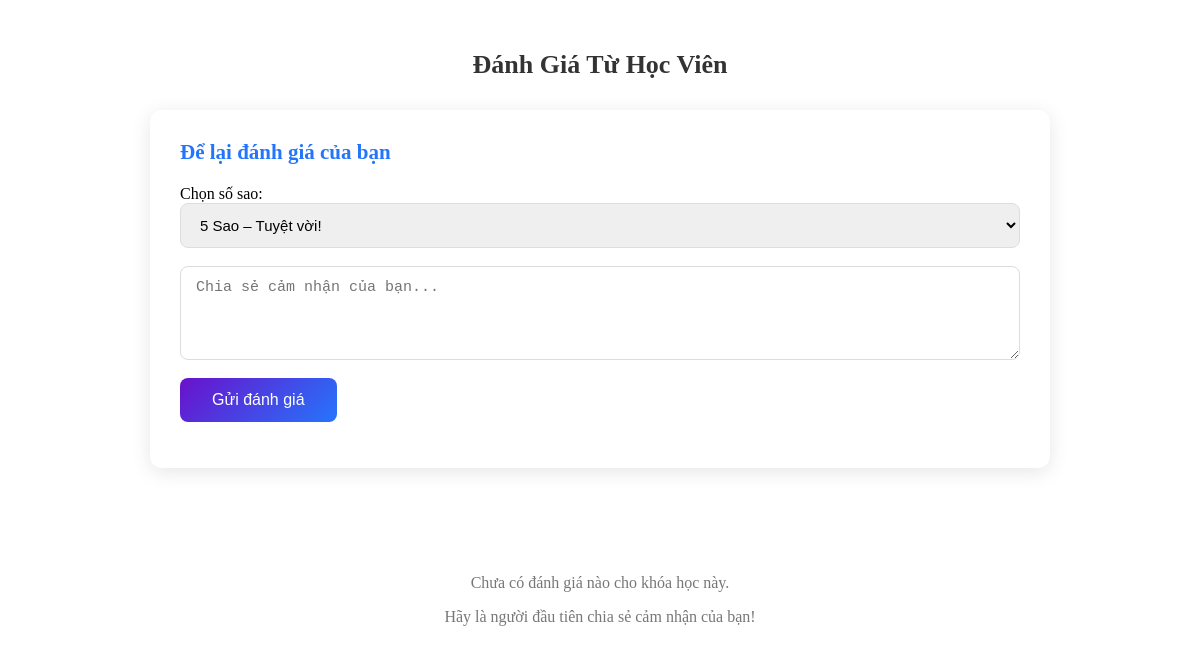
/review.php?id=1, run on an earlier commit of the app's database.
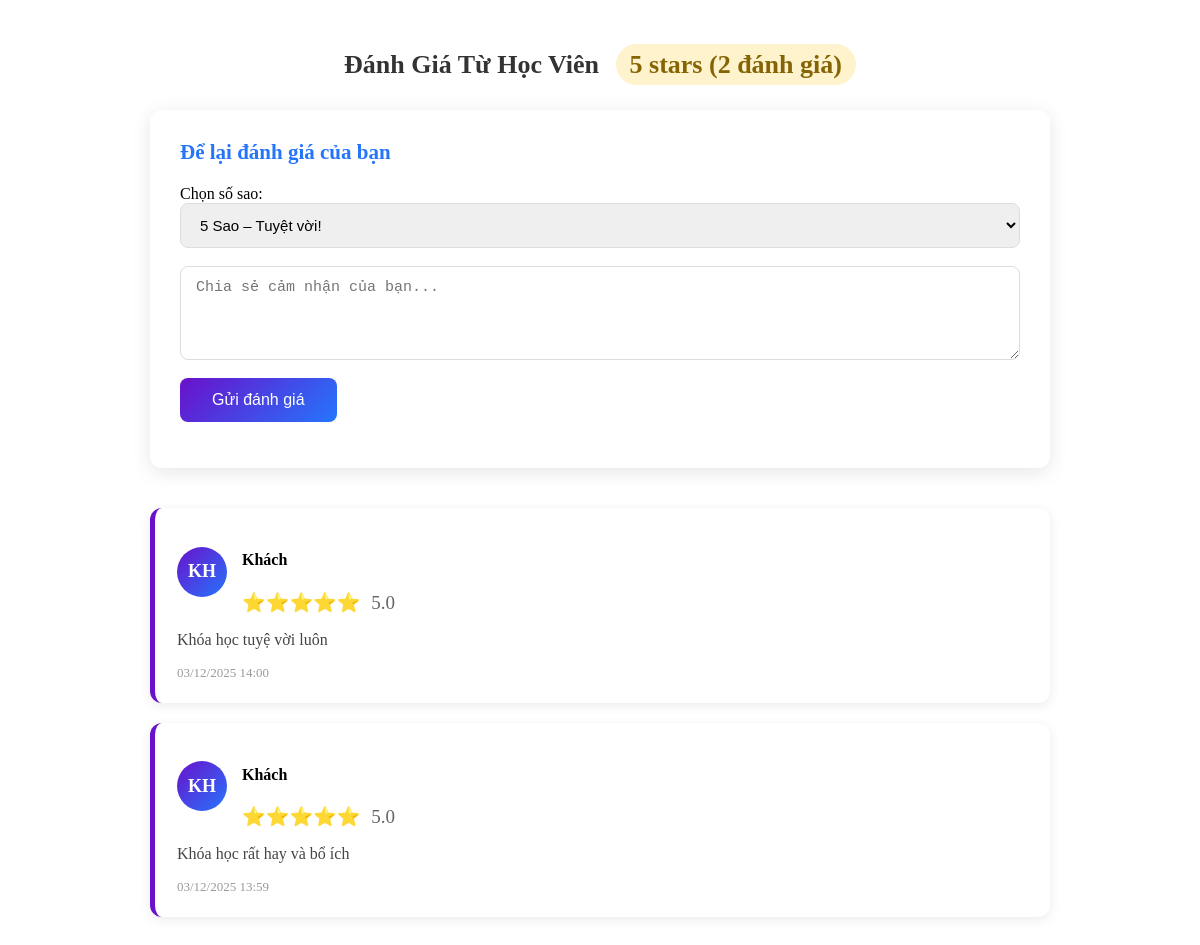
And on a later commit of the database.
### tables this page shows
CREATE TABLE `reviews` (
  `id` int(11) NOT NULL,
  `course_id` int(11) DEFAULT NULL,
  `user_id` int(11) DEFAULT NULL,
  `rating` int(11) DEFAULT NULL CHECK (`rating` between 1 and 5),
  `comment` text DEFAULT NULL,
  `ngay_tao` datetime DEFAULT current_timestamp()
);

### review.php (the view, shortened to what this page needs)
<?php
$db = (new Database())->connect();
$courseId = isset($_GET['id']) ? intval($_GET['id']) : 0;
$reviews = [];
$avgRating = 0;
$totalReviews = 0;
if ($courseId > 0) {
    $stmt = $db->prepare("SELECT * FROM reviews WHERE course_id = ? ORDER BY ngay_tao DESC");
    $stmt->bind_param("i", $courseId);
    $stmt->execute();
    $result = $stmt->get_result();
    while ($row = $result->fetch_assoc()) {
        $reviews[] = $row;
    }
    $totalReviews = count($reviews);
    if ($totalReviews > 0) {
        $sum = array_sum(array_column($reviews, 'rating'));
        $avgRating = round($sum / $totalReviews, 1);
    }
}
?>
<section class="reviews-section" id="reviews">
    <div class="reviews-container">
        <h2 class="section-title">
            Đánh Giá Từ Học Viên
            <?php if ($totalReviews > 0): ?>
                <span class="rating-summary">
                    <?= $avgRating ?> stars (<?= $totalReviews ?> đánh giá)
                </span>
            <?php endif; ?>
        </h2>
        <div class="review-form-card">
            <h3>Để lại đánh giá của bạn</h3>
            <form method="POST">
                <div class="form-group">
                    <label>Chọn số sao:</label>
                    <select name="so_sao" required>
                        <option value="5">5 Sao – Tuyệt vời!</option>
                    </select>
                </div>
                <div class="form-group">
                    <textarea name="noi_dung" rows="4" placeholder="Chia sẻ cảm nhận của bạn..." required></textarea>
                </div>
                <button type="submit" class="submit-review-btn">Gửi đánh giá</button>
            </form>
        </div>
        <div class="reviews-list">
            <?php if ($totalReviews > 0): ?>
                <?php foreach ($reviews as $r): ?>
                    <div class="review-card">
                        <div class="review-header">
                            <div class="reviewer-avatar">
                                <?= strtoupper(mb_substr($r['ten_nguoi_danh_gia'] ?? 'KH', 0, 2, 'UTF-8')) ?>
                            </div>
                            <div class="reviewer-info">
                                <h4><?= htmlspecialchars($_SESSION['username'] ?? 'Khách') ?></h4>
                               <div class="stars">
    <?php
        $rating = intval($r['rating']);
        echo str_repeat('⭐', $rating);
    ?>
    <span class="rating-text"><?= htmlspecialchars($r['rating']) ?>.0</span>
</div>
                            </div>
                        </div>
                        <p class="review-content"><?= nl2br(htmlspecialchars($r['comment'])) ?></p>
                        <small class="review-date"><?= date('d/m/Y H:i', strtotime($r['ngay_tao'])) ?></small>
                    </div>
                <?php endforeach; ?>
            <?php else: ?>
                <div class="no-reviews">
                    <p>Chưa có đánh giá nào cho khóa học này.</p>
                    <p>Hãy là người đầu tiên chia sẻ cảm nhận của bạn!</p>
                </div>
            <?php endif; ?>
        </div>
    </div>
</section>

What changed in the data, as far as the page shows it:
added reviews: ten_nguoi_danh_gia "KH", rating "⭐⭐⭐⭐⭐", rating "5", comment "Khóa học tuyệ vời luôn", ngay_tao "03/12/2025 14:00"
added reviews: ten_nguoi_danh_gia "KH", rating "⭐⭐⭐⭐⭐", rating "5", comment "Khóa học rất hay và bổ ích", ngay_tao "03/12/2025 13:59"
Also different on the page:
$avgRating: (not shown) → "5"
$totalReviews: (not shown) → "2"
text no longer shown: "Chưa có đánh giá nào cho khóa học này. Hãy là người đầu tiên chia sẻ cảm nhận của bạn!"
text now shown: "stars ( đánh giá)"
